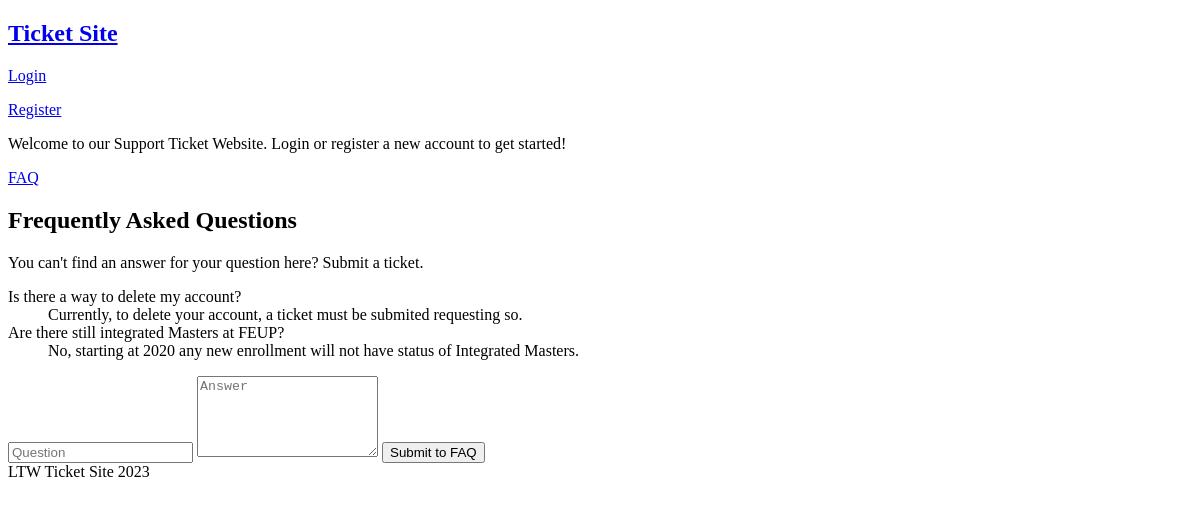
The app's page /pages/faq.php, older data.
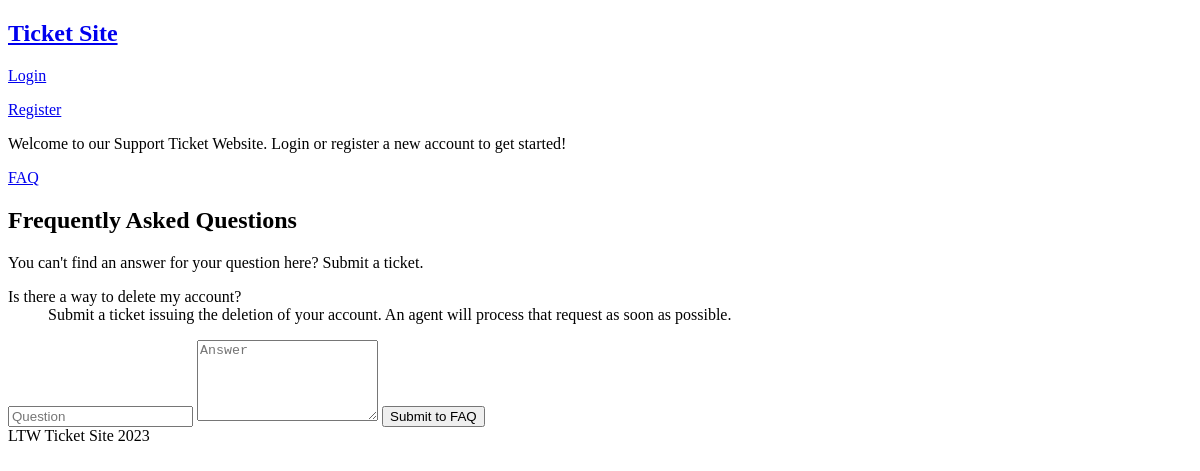
The same page, newer data.
### tables this page shows
CREATE TABLE faq (
    id INTEGER PRIMARY KEY AUTOINCREMENT,
    question TEXT NOT NULL,
    answer TEXT NOT NULL
);

### utils/session.php (called while the page is built, shortened)
<?php
    class Session {
        public function isLoggedIn() : bool {
            return isset($_SESSION['id']);
        }
        public function getRole() : ?int {
            return isset($_SESSION['role']) ? $_SESSION['role'] : null;
        }
    }

### database/classes/faq.class.php (called while the page is built, shortened)
<?php
    class FAQ {
        public function __construct(int $id, string $question, string $answer){
            $this->question = $question;
            $this->answer = $answer;
        }
        static function getAllFAQ(PDO $db) : array {
            $stmt = $db->prepare('SELECT * FROM faq');
            $stmt->execute();
            $faqs = array();
            while($faq = $stmt->fetch()){
                $faqs[] = new FAQ($faq['id'], $faq['question'], $faq['answer']);
            }
            return $faqs;
        }
    }
?>

### templates/faq.tpl.php (the view, shortened to what this page needs)
<?php function drawFAQ(array $faqs) { ?>
    <h2>Frequently Asked Questions</h2>
    <p>You can't find an answer for your question here? Submit a ticket.</p>
    <dl>
        <?php foreach($faqs as $faq) { ?>
            <dt><?=$faq->question?></dt>
            <dd><?=$faq->answer?></dd>
        <?php } ?>
    </dl>
<?php } ?>
<?php function drawSubmitFAQ() { ?>
    <form action="../actions/action_submit_faq.php" method="POST">
        <input type="text" placeholder="Question" name="question" required>
        <textarea name="answer" placeholder="Answer" rows="5" cols="20" required></textarea>
        <button type="submit" name="submit_faq">Submit to FAQ</button>
    </form>
<?php } ?>

### templates/common.tpl.php (shortened to what this page needs)
<?php function drawHeader(Session $session) { ?>
<!DOCTYPE html>
<html lang="en-US">
    <head>
    </head>
    <body>
        <header>
            <nav>
                <h1><a href="../pages/">Ticket Site</a></h1>
                <?php
                    if($session->isLoggedIn()) drawLoggedIn();
                    else drawLoggedOff();
                ?>
                <p><a href="../pages/faq.php">FAQ</a></p>
<?php } ?>
<?php function drawLoggedOff() { ?>
        <p><a href="../pages/login.php">Login</a><p>
        <p><a href="../pages/register.php">Register</a><p>
    </nav>
</header>
<main>
    <p>Welcome to our Support Ticket Website. Login or register a new account to get started!</p>
<?php } ?>
<?php function drawFooter() { ?>
        </main>
        <footer>
            LTW Ticket Site 2023
        </footer>
    </body>
</html>
<?php } ?>

### pages/faq.php (shortened to what this page needs)
<?php
require_once('../utils/session.php');
$session = new Session();
$db = getDataBaseConnection();
require_once('../templates/common.tpl.php');
require_once('../templates/faq.tpl.php');
require_once('../database/classes/faq.class.php');
$faqs = FAQ::getAllFAQ($db);
drawHeader($session);
drawFAQ($faqs);
if($session->getRole() < 3) drawSubmitFAQ();
drawFooter();
?>

Row changes from the older to the newer data that the page shows:
removed faq: question "Are there still integrated Masters at FEUP?", answer "No, starting at 2020 any new enrollment will not have status of Integrated Masters."
changed faq "Is there a way to delete my account?": answer "Currently, to delete your account, a ticket must be submited requesting so." → "Submit a ticket issuing the deletion of your account. An agent will process that request as soon as possible."
